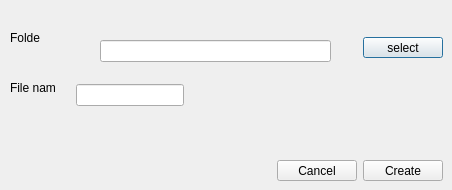
<?xml version="1.0" encoding="UTF-8"?>
<ui version="4.0">
 <class>createfile</class>
 <widget class="QDialog" name="createfile">
  <property name="geometry">
   <rect>
    <x>0</x>
    <y>0</y>
    <width>452</width>
    <height>190</height>
   </rect>
  </property>
  <property name="windowTitle">
   <string>Dialog</string>
  </property>
  <widget class="QLineEdit" name="folder">
   <property name="geometry">
    <rect>
     <x>100</x>
     <y>40</y>
     <width>231</width>
     <height>22</height>
    </rect>
   </property>
  </widget>
  <widget class="QPushButton" name="select">
   <property name="geometry">
    <rect>
     <x>363</x>
     <y>37</y>
     <width>80</width>
     <height>21</height>
    </rect>
   </property>
   <property name="text">
    <string>select</string>
   </property>
  </widget>
  <widget class="QLabel" name="label">
   <property name="geometry">
    <rect>
     <x>10</x>
     <y>30</y>
     <width>30</width>
     <height>16</height>
    </rect>
   </property>
   <property name="text">
    <string>Folder</string>
   </property>
  </widget>
  <widget class="QLineEdit" name="name">
   <property name="geometry">
    <rect>
     <x>76</x>
     <y>84</y>
     <width>108</width>
     <height>22</height>
    </rect>
   </property>
  </widget>
  <widget class="QLabel" name="ko">
   <property name="geometry">
    <rect>
     <x>230</x>
     <y>90</y>
     <width>181</width>
     <height>16</height>
    </rect>
   </property>
   <property name="text">
    <string/>
   </property>
  </widget>
  <widget class="QPushButton" name="create">
   <property name="geometry">
    <rect>
     <x>363</x>
     <y>160</y>
     <width>80</width>
     <height>21</height>
    </rect>
   </property>
   <property name="text">
    <string>Create</string>
   </property>
  </widget>
  <widget class="QPushButton" name="cancel">
   <property name="geometry">
    <rect>
     <x>277</x>
     <y>160</y>
     <width>80</width>
     <height>21</height>
    </rect>
   </property>
   <property name="text">
    <string>Cancel</string>
   </property>
  </widget>
  <widget class="QLabel" name="label_2">
   <property name="geometry">
    <rect>
     <x>10</x>
     <y>80</y>
     <width>45</width>
     <height>16</height>
    </rect>
   </property>
   <property name="text">
    <string>File name</string>
   </property>
  </widget>
 </widget>
 <resources/>
 <connections/>
</ui>
